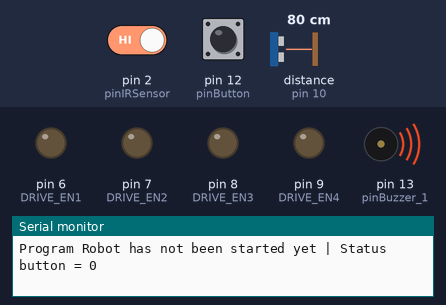
Recording of a sketch running on a simulated Arduino Uno, built with avr-gcc and run on an emulated ATmega328P. Shown: output pins drawn as LEDs (lit = HIGH), buzzer (waves = sounding, pin HIGH), the last lines printed to the serial monitor. Inputs (shaded band) come from the test bench; at power-on: pin 12 (pinButton) LOW, distance to the obstacle (sensor on pin 10) 80 cm, pin 2 (pinIRSensor) HIGH. The echo pulse lasts 58.3 µs per cm.

Above: at 4.8 s.
4.9 s: pin 12 (pinButton) pulled HIGH for 2.35 s
At 6.9 s:
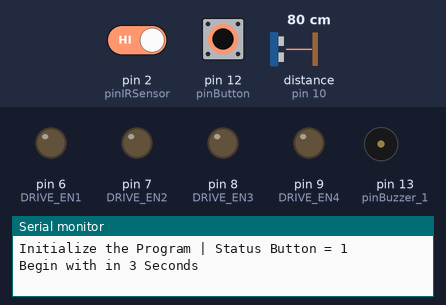
At 13.0 s:
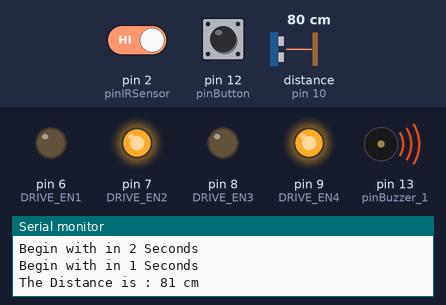
13.2 s: distance to the obstacle (sensor on pin 10) set to 21 cm
15.9 s: distance to the obstacle (sensor on pin 10) set to 18 cm
At 20.2 s:
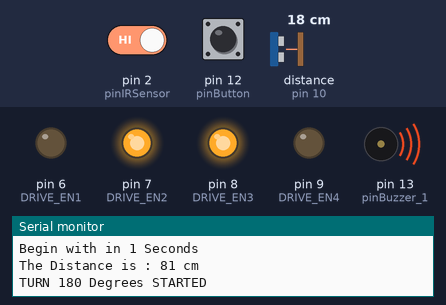
Timing chart, 0 to 21.7 s (numbered marks = the images above; inputs shaded):
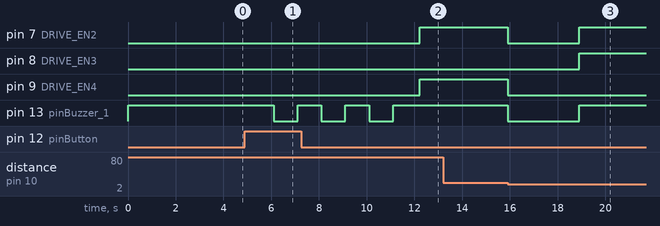

Measured:
- the behaviour switches between 20 and 19 cm on distance to the obstacle (sensor on pin 10) (found by bisection; images 2 and 3)
- after the input at 4.9 s, pin 7 (DRIVE_EN2), pin 9 (DRIVE_EN4): LOW → HIGH after 7.3 s; pin 13 (pinBuzzer_1): alternates HIGH for 1.0 s and LOW for 1.0 s, 6 changes in all, then stays HIGH, starting after 1.2 s
- after the input at 13.2 s, every drawn part: stays the same
- after the input at 15.9 s, pin 7 (DRIVE_EN2), pin 13 (pinBuzzer_1): HIGH → LOW at once, → HIGH 3.0 s later; pin 8 (DRIVE_EN3): LOW → HIGH after 3.0 s; pin 9 (DRIVE_EN4): HIGH → LOW at once

The sketch:

MouseRobotbyThM.ino
```cpp
// (licence header left out)
#include <NewPing.h> //Sonar
//-----------------------
//List of Pin Number
int pinButton = 12; // Declare Number of PIN that is Connected to Yellow Button at OUTPUT
int pinBuzzer_1 = 13; // Declare Number of PIN that is Connected to Buzzer at IN
int pinIRSensor = 2; // Declare Number of PIN that is Connected to Infrared Sensor D0

#define TRIGGER_PIN  11  // Arduino pin tied to trigger pin on the ultrasonic sensor.
#define ECHO_PIN     10  // Arduino pin tied to echo pin on the ultrasonic sensor.
#define MAX_DISTANCE 400 // Maximum distance we want to ping for (in centimeters).
//Maximum sensor distance is rated at 400-500cm.
NewPing sonar(TRIGGER_PIN, ECHO_PIN, MAX_DISTANCE); // NewPing setup of pins and maximum distance.

int DRIVE_EN1 = 6; // Declare Number of PIN that is Connected to DC Motor Driver L298N IN1
int DRIVE_EN2 = 7; // Declare Number of PIN that is Connected to DC Motor Driver L298N IN2
int DRIVE_EN3 = 8; // Declare Number of PIN that is Connected to DC Motor Driver L298N IN3
int DRIVE_EN4 = 9; // Declare Number of PIN that is Connected to DC Motor Driver L298N IN4
//-----------------------
//List of variable used in Program
//Main Variable
boolean isCounter = false;
//-----------------------
//INT Variable for counting

//-----------------------

void setup()
{
  Serial.begin(9600); //Connected to Serial Monitor
  //Select Pin MODE
  //INPUT
  pinMode(pinButton, INPUT);
  pinMode(pinIRSensor, INPUT);
  attachInterrupt(0, doCounter, FALLING);
  //OUTPUT
  pinMode(pinBuzzer_1, OUTPUT);
  pinMode(DRIVE_EN1, OUTPUT);
  pinMode(DRIVE_EN2, OUTPUT);
  pinMode(DRIVE_EN3, OUTPUT);
  pinMode(DRIVE_EN4, OUTPUT);

  digitalWrite(pinBuzzer_1, HIGH); // SET DEFAULT TURN OFF THE BUZZER
}

void loop()
{
  int input = digitalRead(pinButton);  // INPUT FROM YELLOW BUTTON IF ACTIVE HIGH THEN PROGRAM START (DEFUALT LOW STATUS)
  if (input == 1)
  {
    Serial.print("Initialize the Program | ");
    Serial.print("Status Button = ");
    Serial.println(input);
    delay(100);
    // 3 Seconds before Drive
    int LEDBlinkbegin = 0;
    int Countdown_1 = 3;
    while (LEDBlinkbegin < 3)
    {
      Serial.print("Begin with in ");
      Serial.print(Countdown_1);
      Serial.println(" Seconds ");
      digitalWrite(pinBuzzer_1, LOW);
      delay(1000);
      digitalWrite(pinBuzzer_1,HIGH);
      LEDBlinkbegin = LEDBlinkbegin +1;
      Countdown_1 --;
      delay(1000);
    }
    // Initialize Sonar
    delay(100);                     // Wait 50ms between pings (about 20 pings/sec). 29ms should be the shortest delay between pings.
    Serial.print("The Distance is : ");
    Serial.print(sonar.ping_cm()); // Send ping, get distance in cm and print result (0 = outside set distance range)
    Serial.println(" cm");

      // Drive Forward until closer than xx
      int IRCounter = 0;
      while (sonar.ping_cm() >= 20)
      {
        digitalWrite(DRIVE_EN2, HIGH);
        digitalWrite(DRIVE_EN4, HIGH);
        if (isCounter == true)
        {
          isCounter = false;
          Serial.println(IRCounter);
          Serial.print("The Distance is : ");
          Serial.print(sonar.ping_cm()); // Send ping, get distance in cm and print result (0 = outside set distance range)
          Serial.println(" cm");
          IRCounter++;
        }
      }
      // STOP After closer than xx stop and delay 2 secs
      digitalWrite(DRIVE_EN2, LOW);
      digitalWrite(DRIVE_EN4, LOW);
      digitalWrite(pinBuzzer_1, LOW);
      delay(3000);
      digitalWrite(pinBuzzer_1, HIGH);

      // TURN 180 Degrees
      Serial.println("");
      Serial.println("TURN 180 Degrees STARTED");
      int IRCounterTurn = 0;
      while (IRCounterTurn < 16  ) // TURN 180 Degree
      {
        digitalWrite(DRIVE_EN2, HIGH);
        digitalWrite(DRIVE_EN3, HIGH);
        if (isCounter == true)
        {
          isCounter = false;
          Serial.println(IRCounterTurn);
          Serial.print("The Distance is : ");
          Serial.print(sonar.ping_cm()); // Send ping, get distance in cm and print result (0 = outside set distance range)
          Serial.println(" cm");
          IRCounterTurn++;
        }
      }
      Serial.println("TURN 180 Degrees FINISHED");

      // AFTER TURN 180 STOP AND DELAY FOR 2 SEC
      digitalWrite(DRIVE_EN2, LOW);
      digitalWrite(DRIVE_EN3, LOW);
      digitalWrite(pinBuzzer_1, LOW);
      delay(3000);
      digitalWrite(pinBuzzer_1, HIGH);

      // Drive back to where it came from
      int IRCounterBack = 0;
      while (IRCounterBack < IRCounter)
      {
        int IRSensorBack = digitalRead(pinIRSensor);
        digitalWrite(DRIVE_EN2, HIGH);
        digitalWrite(DRIVE_EN4, HIGH);
        if (isCounter == true)
        {
          isCounter = false;
          Serial.println(IRCounterBack);
          Serial.print("The Distance is : ");
          Serial.print(sonar.ping_cm()); // Send ping, get distance in cm and print result (0 = outside set distance range)
          Serial.println(" cm");
          IRCounterBack++;
        }
      }
      digitalWrite(DRIVE_EN2, LOW);
      digitalWrite(DRIVE_EN4, LOW);
      //AFTER DRIVE TO START POSITION STOP AND BLINK

      Serial.println("");
      Serial.print("Checking IR Count from Last IRCounter = ");
      Serial.println(IRCounter);
      Serial.print("Checking IR Count from Last IRCounterBack = ");
      Serial.println(IRCounterBack);
      Serial.println("Note that IRCounter must equal to IRCounterBack");
      Serial.println("");

      //DO FINAL BLINK
      int LEDBlinkEnd = 0;
      while (LEDBlinkEnd < 6)
      {
        digitalWrite(pinBuzzer_1, LOW);
        delay(100);
        digitalWrite(pinBuzzer_1,HIGH);
        LEDBlinkEnd = LEDBlinkEnd +1;
        delay(100);
      }
    //OUTSIDE INPUT WHILE LOOP
    Serial.println(" ");
    Serial.println("The Program has finished Process Please Push Yellow the button to Start [End Program]");
  }
  else
  {
    Serial.println("Program Robot has not been started yet | Status button = 0");
    delay(2000);
  }

}

void doCounter()
{
  isCounter = true;
}
```
